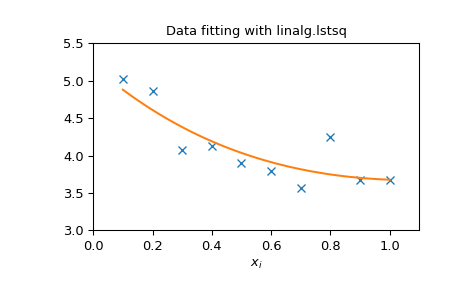

Source code (Python):
import numpy as np
from scipy import linalg
import matplotlib.pyplot as plt
rng = np.random.default_rng()

c1, c2 = 5.0, 2.0
i = np.r_[1:11]
xi = 0.1*i
yi = c1*np.exp(-xi) + c2*xi
zi = yi + 0.05 * np.max(yi) * rng.standard_normal(len(yi))

A = np.c_[np.exp(-xi)[:, np.newaxis], xi[:, np.newaxis]]
c, resid, rank, sigma = linalg.lstsq(A, zi)

xi2 = np.r_[0.1:1.0:100j]
yi2 = c[0]*np.exp(-xi2) + c[1]*xi2

plt.plot(xi,zi,'x',xi2,yi2)
plt.axis([0,1.1,3.0,5.5])
plt.xlabel('$x_i$')
plt.title('Data fitting with linalg.lstsq')
plt.show()
